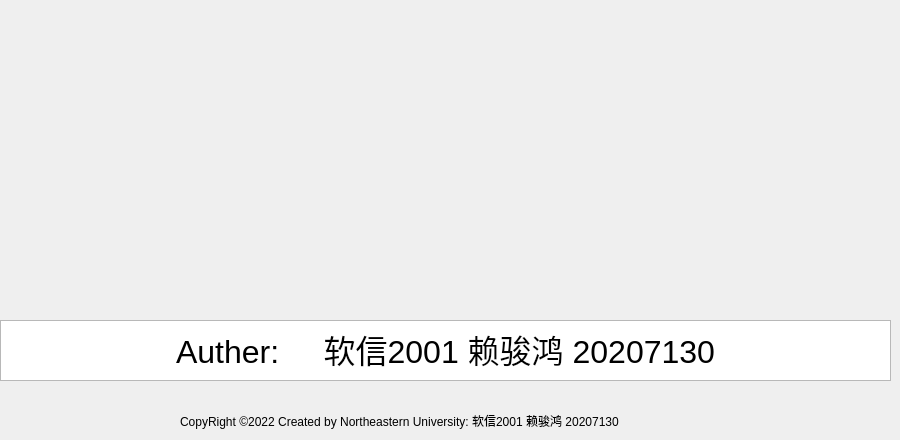
    <widget class="QWidget" name="tab">
     <attribute name="title">
      <string>Tab 1</string>
     </attribute>
     <widget class="QLabel" name="label">
      <property name="geometry">
       <rect>
        <x>-40</x>
        <y>0</y>
        <width>661</width>
        <height>261</height>
       </rect>
      </property>
      <property name="styleSheet">
       <string notr="true">image:url(/home/neuljh/qt/Internet_safty/imgs/header(visible).jpeg)</string>
      </property>
      <property name="text">
       <string/>
      </property>
     </widget>
     <widget class="QLabel" name="label_2">
      <property name="geometry">
       <rect>
        <x>180</x>
        <y>410</y>
        <width>581</width>
        <height>21</height>
       </rect>
      </property>
      <property name="text">
       <string>CopyRight ©2022 Created by Northeastern University: 软信2001 赖骏鸿 20207130</string>
      </property>
     </widget>
     <widget class="QLabel" name="label_3">
      <property name="geometry">
       <rect>
        <x>620</x>
        <y>0</y>
        <width>271</width>
        <height>261</height>
       </rect>
      </property>
      <property name="styleSheet">
       <string notr="true">image:url(/home/neuljh/qt/Internet_safty/imgs/gwen2.jpg)</string>
      </property>
      <property name="text">
       <string/>
      </property>
     </widget>
     <widget class="QTextBrowser" name="textBrowser_2">
      <property name="geometry">
       <rect>
        <x>0</x>
        <y>320</y>
        <width>891</width>
        <height>61</height>
       </rect>
      </property>
      <property name="html">
       <string>&lt;!DOCTYPE HTML PUBLIC &quot;-//W3C//DTD HTML 4.0//EN&quot; &quot;http://www.w3.org/TR/REC-html40/strict.dtd&quot;&gt;
&lt;html&gt;&lt;head&gt;&lt;meta name=&quot;qrichtext&quot; content=&quot;1&quot; /&gt;&lt;style type=&quot;text/css&quot;&gt;
p, li { white-space: pre-wrap; }
&lt;/style&gt;&lt;/head&gt;&lt;body style=&quot; font-family:'Ubuntu'; font-size:11pt; font-weight:400; font-style:normal;&quot;&gt;
&lt;p align=&quot;center&quot; style=&quot; margin-top:0px; margin-bottom:0px; margin-left:0px; margin-right:0px; -qt-block-indent:0; text-indent:0px;&quot;&gt;&lt;span style=&quot; font-size:24pt;&quot;&gt;Auther:     软信2001 赖骏鸿 20207130&lt;/span&gt;&lt;/p&gt;&lt;/body&gt;&lt;/html&gt;</string>
      </property>
     </widget>
    </widget>
